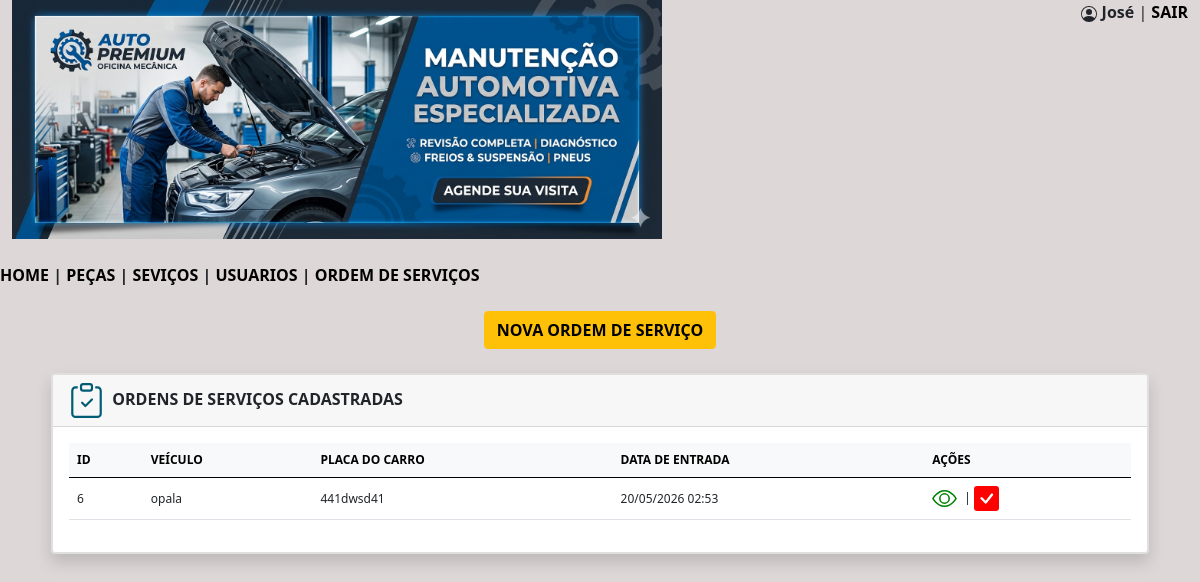
Screenshot of /mecanica/ordens.php (signed in) with the database file from the repository.
### tables this page shows
CREATE TABLE `ordens` (
  `id` int(11) NOT NULL,
  `nome_cliente` varchar(180) NOT NULL,
  `cpf` varchar(25) NOT NULL,
  `veiculo` varchar(100) NOT NULL,
  `placa` varchar(15) NOT NULL,
  `data_entrada` datetime NOT NULL,
  `data_saida` datetime NOT NULL,
  `status` tinyint(1) NOT NULL
);

### mecanica/ordens.php (the view, shortened to what this page needs)
<!DOCTYPE html>
<html lang="pt-br">
    <head>
        <link href="https://cdn.jsdelivr.net/npm/bootstrap@5.0.2/dist/css/bootstrap.min.css" rel="stylesheet">
    </head>
    <body>
        <div class="container-fluid">
            <img src="imagens/banner.png" width="650">
            <?php
                echo "<div class='header'>";
                if (isset($_SESSION['nome'])) {
                    $nome = $_SESSION['nome'];
                    echo "<svg xmlns='http://www.w3.org/2000/svg' width='16' height='16' fill='currentColor' class='bi bi-person-circle' viewBox='0 0 16 16'>
                        <path d='M11 6a3 3 0 1 1-6 0 3 3 0 0 1 6 0'/>
                        <path fill-rule='evenodd' d='M0 8a8 8 0 1 1 16 0A8 8 0 0 1 0 8m8-7a7 7 0 0 0-5.468 11.37C3.242 11.226 4.805 10 8 10s4.757 1.225 5.468 2.37A7 7 0 0 0 8 1'/>
                        </svg>&nbsp;<b>".$nome."</b> | <a href='sair.php' style='color: black; text-decoration: none; font-weight: bold;'>SAIR</a>";
                }
                echo "</div>";
            ?>
        </div>
        <br/>
        <nav>
            <?php
                include 'menu.php';
            ?>
        </nav>
        <br/>
        <center><button type="button" class="btn btn-warning" data-bs-toggle="modal" data-bs-target="#exampleModal"><b>NOVA ORDEM DE SERVIÇO</b></button></center>
        <br/>
        <div class="row justify-content-center">
            <div class="col-md-11 mb-4">
                <div class="card shadow border-2">
                    <div class="card-header">
                        &nbsp;&nbsp;<b>ORDENS DE SERVIÇOS CADASTRADAS</b>
                    </div>
                    <div class="card-body">
                        <?php
                            include 'conecta.php';
                            $sql = "SELECT id, veiculo, placa, DATE_FORMAT(data_entrada, '%d/%m/%Y %H:%i') AS data_fentrada FROM ordens WHERE status = 0 ORDER BY data_entrada";
                            $consulta = $pdo->query($sql);
                            $listaordens = $consulta->fetchAll(PDO::FETCH_ASSOC);
                            if (count($listaordens) > 0) {
                                echo "<table class='table table-hover align-middle'>";
                                echo "<thead class='table-light'>
                                        <tr>
                                            <th>ID</th>
                                            <th>VEÍCULO</th>
                                            <th>PLACA DO CARRO</th>
                                            <th>DATA DE ENTRADA</th>
                                            <th>AÇÕES</th>
                                        </tr>
                                    </thead>";
                                echo "<tbody>";
                                foreach ($listaordens as $item) {
                                    $id = $item['id'];
                                    echo "<tr>";
                                        echo "<td>".htmlspecialchars($item['id'])."</td>";
                                        echo "<td>".htmlspecialchars($item['veiculo'])."</td>";
                                        echo "<td>".htmlspecialchars($item['placa'])."</td>";
                                        echo "<td>".htmlspecialchars($item['data_fentrada'])."</td>";
                                        echo "<td><a href='#' data-bs-toggle='modal' data-bs-target='#modalVisualizar' data-id='$id' title='Visualizar Ordem' class='me-1'><svg xmlns='http://www.w3.org/2000/svg' width='25' height='25' fill='green' class='bi bi-eye' viewBox='0 0 16 16'>
                                            <path d='M16 8s-3-5.5-8-5.5S0 8 0 8s3 5.5 8 5.5S16 8 16 8M1.173 8a13 13 0 0 1 1.66-2.043C4.12 4.668 5.88 3.5 8 3.5s3.879 1.168 5.168 2.457A13 13 0 0 1 14.828 8q-.086.13-.195.288c-.335.48-.83 1.12-1.465 1.755C11.879 11.332 10.119 12.5 8 12.5s-3.879-1.168-5.168-2.457A13 13 0 0 1 1.172 8z'/>
                                            <path d='M8 5.5a2.5 2.5 0 1 0 0 5 2.5 2.5 0 0 0 0-5M4.5 8a3.5 3.5 0 1 1 7 0 3.5 3.5 0 0 1-7 0'/>
                                            </svg></a> | <a href='fechar_ordem.php?id=$id' title='Fechar Ordem'><svg xmlns='http://www.w3.org/2000/svg' width='25' height='25' fill='red' class='bi bi-check-square-fill' viewBox='0 0 16 16'>
                                            <path d='M2 0a2 2 0 0 0-2 2v12a2 2 0 0 0 2 2h12a2 2 0 0 0 2-2V2a2 2 0 0 0-2-2zm10.03 4.97a.75.75 0 0 1 .011 1.05l-3.992 4.99a.75.75 0 0 1-1.08.02L4.324 8.384a.75.75 0 1 1 1.06-1.06l2.094 2.093 3.473-4.425a.75.75 0 0 1 1.08-.022z'/>
                                            </svg></a>";
                                    echo "</tr>";
                                }
                                echo "</tbody>";
                                echo "</table>";
                            }
                            else {
                                echo "<p><font color='red'><b>NÃO EXISTE ORDENS DE SERVIÇOS CADASTRADAS NO MOMENTO!</b></font></p>";
                            }
                        ?>
                    </div>
                </div>
            </div>
        </div>
    </body>
</html>

### mecanica/ordens.php (style rules this page uses)
body { background-color: #ddd7d7; }
.header { float: right; }
table { font-size: 12px; }

### rows the page displays
ordens: id "6", veiculo "opala", placa "441dwsd41", data_fentrada "20/05/2026 02:53"

### other values shown
$nome "José"
